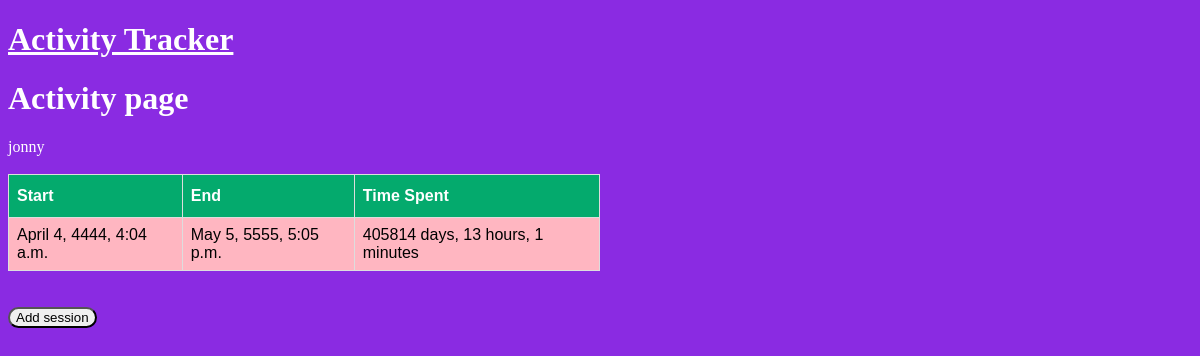
Screenshot of /activity/2/ with the database file from the repository.
### core/models.py (models this page shows, shortened)
class Activity(models.Model):
    name=models.TextField()

class TimeLog(models.Model):
    start_time = models.DateTimeField()
    end_time = models.DateTimeField()
    activity=models.ForeignKey("Activity",on_delete=models.CASCADE, null=True)
    def time_spent(self):
        time_difference = self.end_time - self.start_time
        days, seconds = divmod(time_difference.total_seconds(), 86400)  # 1 day = 86400 seconds
        hours, seconds = divmod(seconds, 3600)  # 1 hour = 3600 seconds
        minutes, seconds = divmod(seconds, 60)
        return f"{int(days)} days, {int(hours)} hours, {int(minutes)} minutes"

### core/views.py (the view)
# urls.py: path('activity/<int:id>/',view=views.showActivity),
def showActivity(req,id):
    activity=Activity.objects.get(pk=id)
    timeLogs = TimeLog.objects.filter(activity_id=id)
    return render(req,'core/activity.html',{"activity":activity, "timeLogs":timeLogs})

### core/templates/core/activity.html (shortened to what this page needs)
{% extends "core/generic.html" %}
{% block content %}
<h1>Activity page</h1>
{{activity.name}}
<br>
<br>
<table>
    <tr>
        <th>Start</th>
        <th>End</th>
        <th>Time Spent</th>
    </tr>
    {% for timeLog in timeLogs %}
    <tr>
        <td>{{timeLog.start_time}}</td>
        <td>{{timeLog.end_time}}</td>
        <td>{{timeLog.time_spent}}</td>
    </tr>
    {% endfor %}
</table>
<br>
<br>
<form action="createTimeLog/" method="post">
    <button>Add session</button>
</form>
{% endblock %}

### core/static/core/styles.css (style rules this page uses)
body { background-color: blueviolet; color: white; }
button { border-radius: 15px; }
table { font-family: Arial, Helvetica, sans-serif; border-collapse: collapse; width: 50%; color: black; }
table td, table th { border: 1px solid #ddd; padding: 8px; }
table tr:nth-child(even) { background-color: lightpink; }
table th { padding-top: 12px; padding-bottom: 12px; text-align: left; background-color: #04AA6D; color: white; }

### rows the page displays
Activity: name "jonny"
TimeLog: start_time "April 4, 4444, 4:04 a.m.", end_time "May 5, 5555, 5:05 p.m.", time_spent "405814 days, 13 hours, 1 minutes"
